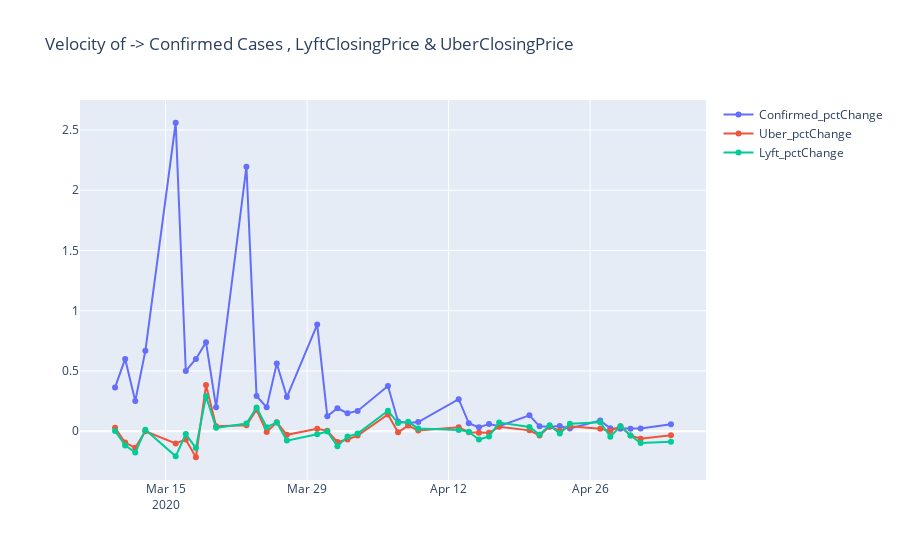

Here is the notebook cell this chart was saved with:
### Markdown cell above
###### Inference from above graph: We can clearly see that COVID19 outbreak has very badly hit ride sharing market, traded stocks have gone down by very high rate, can be seen from the pre v/s post lockdown period

### Code cell
df_temp= comb_df.copy()
df_temp['Uber_pctChange'] = df_temp['UberClosingPrice'].pct_change(periods=1)
df_temp['Lyft_pctChange'] = df_temp['LyftClosingPrice'].pct_change(periods=1)
df_temp['Confirmed_pctChange'] = df_temp['cumpositive'].pct_change(periods=1)
df_temp = df_temp.iloc[1:]
# df_temp.head()

fig = go.Figure()
fig.add_trace(go.Scatter(x=df_temp['date'], y=df_temp['Confirmed_pctChange'], 
                         mode='lines+markers', name='Confirmed_pctChange'))

fig.add_trace(go.Scatter(x=df_temp['date'], y=df_temp['Uber_pctChange'], 
                         mode='lines+markers', name='Uber_pctChange'))

fig.add_trace(go.Scatter(x=df_temp['date'], y=df_temp['Lyft_pctChange'], 
                         mode='lines+markers', name='Lyft_pctChange'))

fig.update_layout(
        xaxis_title="",
        yaxis_title="",
        title = 'Velocity of -> Confirmed Cases , LyftClosingPrice & UberClosingPrice'
#         title = 'CDF [Log Scale]-> Confirmed, Deaths & Negative Results',
#         yaxis_type="log"
    )
fig.show()

### Figure 1 — Plotly figure (JSON) as saved in the notebook; plotly's stock layout.template omitted (floating-point values rounded to 4 significant figures)
{"data": [{"mode": "lines+markers", "name": "Confirmed_pctChange", "type": "scatter", "x": ["2020-03-10", "2020-03-11", "2020-03-12", "2020-03-13", "2020-03-16", "2020-03-17", "2020-03-18", "2020-03-19", "2020-03-20", "2020-03-23", "2020-03-24", "2020-03-25", "2020-03-26", "2020-03-27", "2020-03-30", "2020-03-31", "2020-04-01", "2020-04-02", "2020-04-03", "2020-04-06", "2020-04-07", "2020-04-08", "2020-04-09", "2020-04-13", "2020-04-14", "2020-04-15", "2020-04-16", "2020-04-17", "2020-04-20", "2020-04-21", "2020-04-22", "2020-04-23", "2020-04-24", "2020-04-27", "2020-04-28", "2020-04-29", "2020-04-30", "2020-05-01", "2020-05-04"], "y": [0.3636, 0.6, 0.25, 0.6667, 2.56, 0.5, 0.5993, 0.7377, 0.1995, 2.196, 0.2922, 0.1978, 0.562, 0.2834, 0.8851, 0.1238, 0.1904, 0.1499, 0.1682, 0.3745, 0.08094, 0.06802, 0.07568, 0.2657, 0.06565, 0.03205, 0.06035, 0.04182, 0.1318, 0.04032, 0.03765, 0.04302, 0.02207, 0.08799, 0.024, 0.02115, 0.02054, 0.02139, 0.05841]}, {"mode": "lines+markers", "name": "Uber_pctChange", "type": "scatter", "x": ["2020-03-10", "2020-03-11", "2020-03-12", "2020-03-13", "2020-03-16", "2020-03-17", "2020-03-18", "2020-03-19", "2020-03-20", "2020-03-23", "2020-03-24", "2020-03-25", "2020-03-26", "2020-03-27", "2020-03-30", "2020-03-31", "2020-04-01", "2020-04-02", "2020-04-03", "2020-04-06", "2020-04-07", "2020-04-08", "2020-04-09", "2020-04-13", "2020-04-14", "2020-04-15", "2020-04-16", "2020-04-17", "2020-04-20", "2020-04-21", "2020-04-22", "2020-04-23", "2020-04-24", "2020-04-27", "2020-04-28", "2020-04-29", "2020-04-30", "2020-05-01", "2020-05-04"], "y": [0.0284, -0.09424, -0.1383, -0.0004423, -0.1022, -0.06801, -0.2163, 0.3826, 0.041, 0.05016, 0.1781, -0.007579, 0.07369, -0.02987, 0.02016, 0.003234, -0.08954, -0.06845, -0.03632, 0.1389, -0.009619, 0.04662, 0.00631, 0.03246, -0.008574, -0.01225, -0.01386, 0.03589, 0.006786, -0.03547, 0.03862, 0.003187, 0.04095, 0.02001, 0.00133, 0.0415, -0.03507, -0.06211, -0.03417]}, {"mode": "lines+markers", "name": "Lyft_pctChange", "type": "scatter", "x": ["2020-03-10", "2020-03-11", "2020-03-12", "2020-03-13", "2020-03-16", "2020-03-17", "2020-03-18", "2020-03-19", "2020-03-20", "2020-03-23", "2020-03-24", "2020-03-25", "2020-03-26", "2020-03-27", "2020-03-30", "2020-03-31", "2020-04-01", "2020-04-02", "2020-04-03", "2020-04-06", "2020-04-07", "2020-04-08", "2020-04-09", "2020-04-13", "2020-04-14", "2020-04-15", "2020-04-16", "2020-04-17", "2020-04-20", "2020-04-21", "2020-04-22", "2020-04-23", "2020-04-24", "2020-04-27", "2020-04-28", "2020-04-29", "2020-04-30", "2020-05-01", "2020-05-04"], "y": [0.002438, -0.118, -0.1768, 0.01214, -0.2089, -0.02406, -0.1399, 0.2897, 0.02754, 0.063, 0.1968, 0.03289, 0.0712, -0.07816, -0.02464, -0.0026, -0.1248, -0.04468, -0.02004, 0.1695, 0.06879, 0.07782, 0.02328, 0.01088, -0.005219, -0.06918, -0.04403, 0.07111, 0.03543, -0.02824, 0.04957, -0.01987, 0.06215, 0.07384, -0.04604, 0.04032, -0.03611, -0.09823, -0.08698]}], "layout": {"title": {"text": "Velocity of -> Confirmed Cases , LyftClosingPrice & UberClosingPrice"}, "xaxis": {"title": {"text": ""}}, "yaxis": {"title": {"text": ""}}}}
